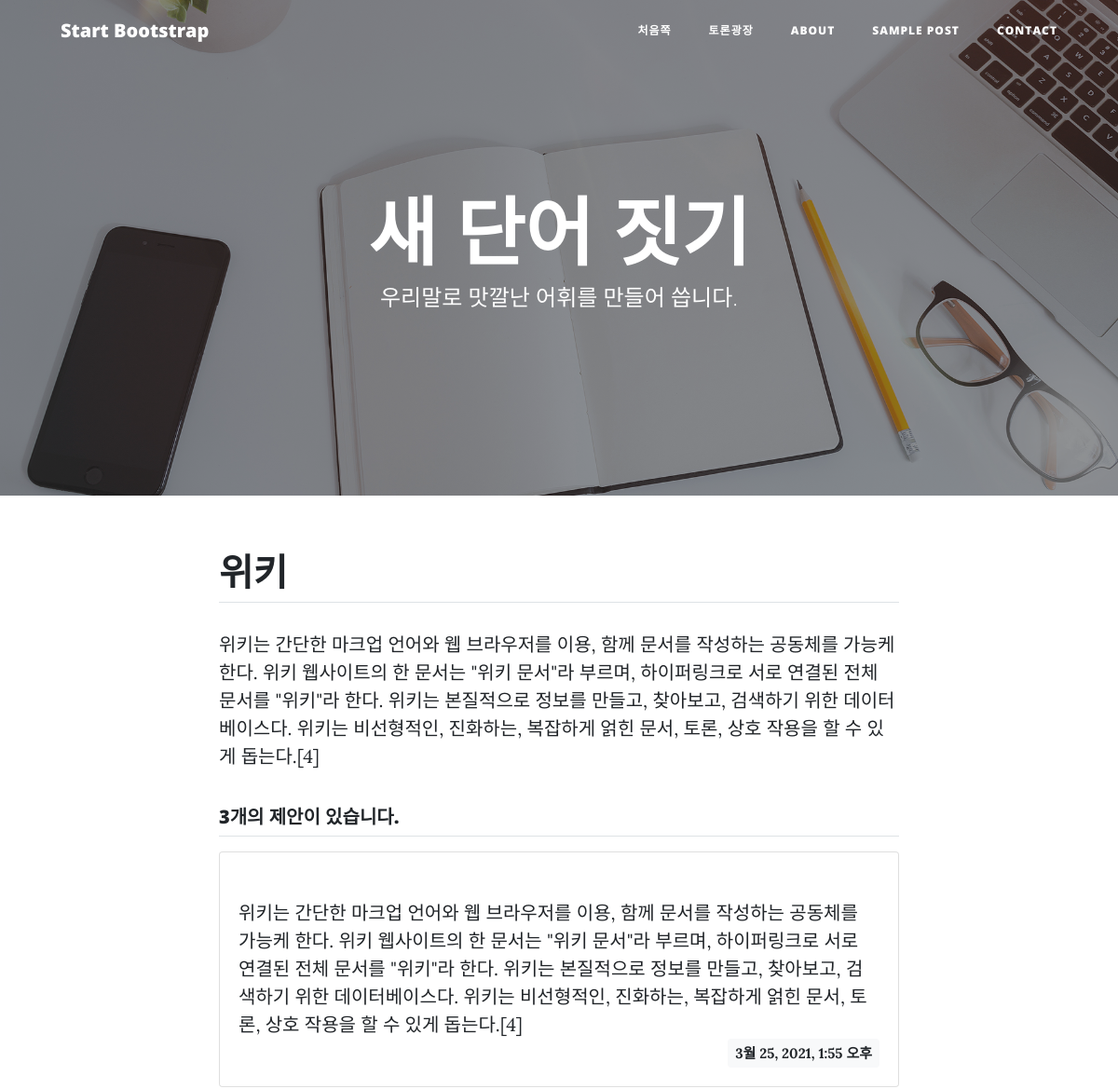
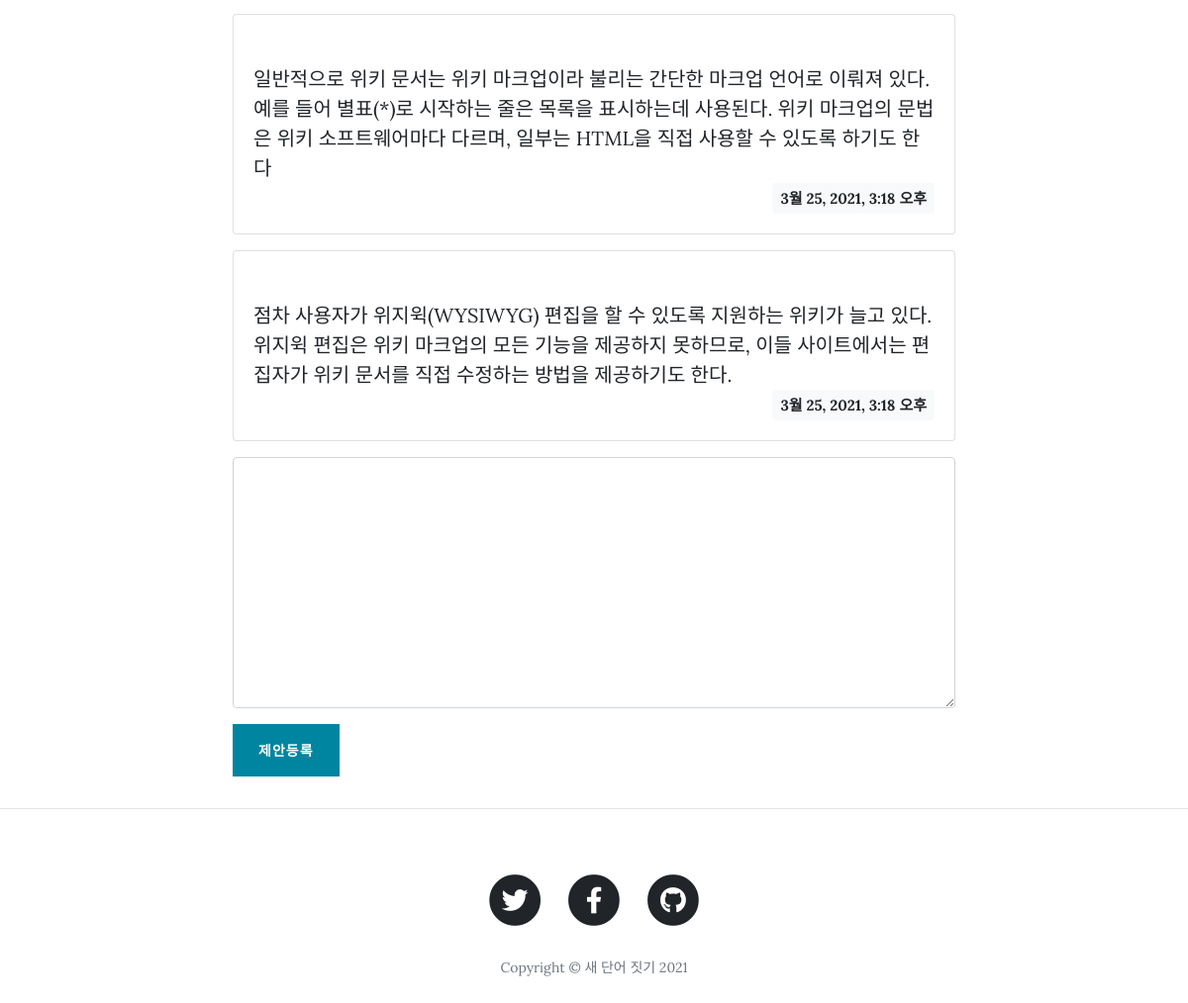
The app's page /forum/3/ with its own data (2 pictures, top to bottom).
### forum/models.py (models this page shows, shortened)
class Presenting(models.Model):
    subject = models.CharField(max_length=200)
    content = models.TextField()
    create_date = models.DateTimeField()

class Suggestion(models.Model):
    suggestion = models.ForeignKey(Presenting, on_delete=models.CASCADE)
    content = models.TextField()
    create_date = models.DateTimeField()

### forum/views.py (the view)
# urls.py: path('<int:presenting_id>/', views.detail, name='detail'),
def detail(request, presenting_id):
    presenting = Presenting.objects.get(id=presenting_id)
    context = {'presenting': presenting}
    return render(request, 'forum/presenting_detail.html', context)

### templates/blogtheme/forum/presenting_detail.html (shortened to what this page needs)
{% extends 'base.html' %}
{% load static %}
{% block content %}
<article>
    <div class="container my-3">
      <div class="row">
        <div class="col-lg-8 col-md-10 mx-auto">
          <h1 class="border-bottom py-2">{{ presenting.subject }}</h1>
            <p>
                {{ presenting.content }}
            </p>
            <h5 class="border-bottom my-3 py-2">{{ presenting.suggestion_set.count }}개의 제안이 있습니다.</h5>
            <div>
                {% for suggestion in presenting.suggestion_set.all %}
                <div class="card my-3">
                  <div class="card-body">
                    <div class="card-text" style="white-space: pre-line;">
                        {{ suggestion.content }}
                    </div>
                    <div class="d-flex justify-content-end">
                      <div class="badge badge-light p-2">
                          {{ suggestion.create_date }}
                      </div>
                    </div>
                  </div>
                </div>
                {% endfor %}
            </div>
                <form action="{% url 'forum:suggestion_create' presenting.id %}" method="post" class="my-3">
                  <div class="form-group">
                     <textarea name="content" id="content" class="form-control" rows="10"></textarea>
                  </div>
                  <input type="submit" value="제안등록" class="btn btn-primary">
                </form>
        </div>
      </div>
    </div>
</article>
<hr>
{% endblock %}

### records on screen
Presenting: subject "위키", content "위키는 간단한 마크업 언어와 웹 브라우저를 이용, 함께 문서를 작성하는 공동체를 가능케 한다. 위키 웹사이트의 한 문서는 \"위키 문서\"라 부르며, 하이퍼링크로 서로 연결된 전체 문서를 \"위키\"라 한다. 위키는 본질적으로 정보를 만들고, 찾아보고, 검색하기 위한 데이터베이스다. 위키는 비선형적인, 진화하는, 복잡하게 얽힌 문서, 토론, 상호 작용을 할 수 있게 돕는다.[4]", suggestion_set.count "3"
Suggestion: content "위키는 간단한 마크업 언어와 웹 브라우저를 이용, 함께 문서를 작성하는 공동체를 가능케 한다. 위키 웹사이트의 한 문서는 \"위키 문서\"라 부르며, 하이퍼링크로 서로 연결된 전체 문서를 \"위키\"라 한다. 위키는 본질적으로 정보를 만들고, 찾아보고, 검색하기 위한 데이터베이스다. 위키는 비선형적인, 진화하는, 복잡하게 얽힌 문서, 토론, 상호 작용을 할 수 있게 돕는다.[4]", create_date "3월 25, 2021, 1:55 오후"
Suggestion: content "일반적으로 위키 문서는 위키 마크업이라 불리는 간단한 마크업 언어로 이뤄져 있다. 예를 들어 별표(*)로 시작하는 줄은 목록을 표시하는데 사용된다. 위키 마크업의 문법은 위키 소프트웨어마다 다르며, 일부는 HTML을 직접 사용할 수 있도록 하기도 한다", create_date "3월 25, 2021, 3:18 오후"
Suggestion: content "점차 사용자가 위지윅(WYSIWYG) 편집을 할 수 있도록 지원하는 위키가 늘고 있다. 위지윅 편집은 위키 마크업의 모든 기능을 제공하지 못하므로, 이들 사이트에서는 편집자가 위키 문서를 직접 수정하는 방법을 제공하기도 한다.", create_date "3월 25, 2021, 3:18 오후"
